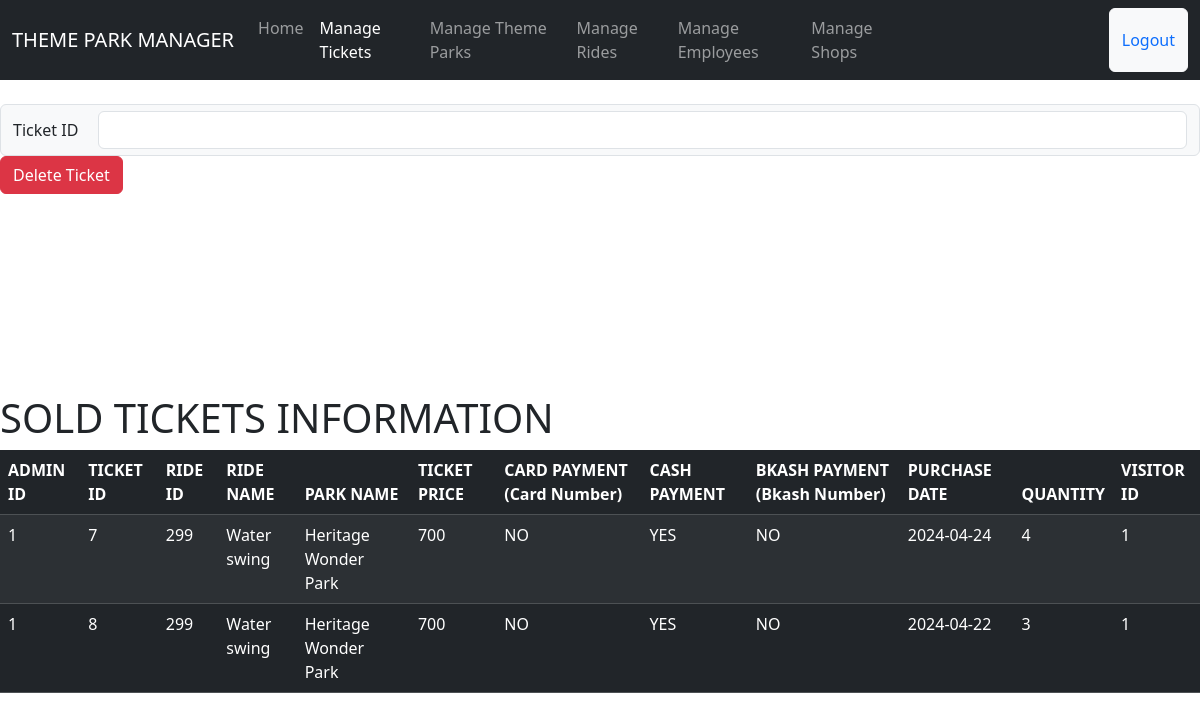
Screenshot of /ticket_admin.php with the database file from the repository.
### tables this page shows
CREATE TABLE `ride_tickets_visitors_book` (
  `ticket_id` int(11) NOT NULL,
  `ride_id` int(11) NOT NULL,
  `card` varchar(10) NOT NULL,
  `cash` varchar(11) NOT NULL,
  `bkash` varchar(11) NOT NULL,
  `date` date NOT NULL,
  `quantity` int(11) NOT NULL,
  `visitor_id` int(11) NOT NULL
);

CREATE TABLE `rides_admin` (
  `ride_id` int(11) NOT NULL,
  `ride_name` varchar(100) NOT NULL,
  `maintenance_cost` int(11) NOT NULL,
  `age_limit` text NOT NULL,
  `park_name` varchar(100) NOT NULL,
  `ticket_price` int(11) NOT NULL,
  `image_url` text NOT NULL,
  `admin_id` int(11) NOT NULL
);

### ticket_admin.php (the view, shortened to what this page needs)
<!doctype html>
<html lang="en">
  <head>
    <link href="https://cdn.jsdelivr.net/npm/bootstrap@5.3.3/dist/css/bootstrap.min.css" rel="stylesheet">
  </head>
  <body>
  <nav class="navbar navbar-expand-lg navbar-dark bg-dark">
    <div class="container-fluid">
      <a class="navbar-brand" href="home_page_admin.php">THEME PARK MANAGER</a>
      <div class="collapse navbar-collapse" id="navbarNavAltMarkup">
        <div class="navbar-nav center">
          <a class="nav-link" href="home_page_admin.php">Home</a>
          <a class="nav-link active" aria-current="page" href="ticket_admin.php">Manage Tickets</a>
          <a class="nav-link" href="theme_park_admin.php">Manage Theme Parks</a>
          <a class="nav-link" href="rides_admin.php">Manage Rides</a>
          <a class="nav-link" href="employees.php">Manage Employees</a>
          <a class="nav-link" href="shop_admin.php">Manage Shops</a>
          <button type="button" class="btn btn-light" style="margin-left: 200px"><a href="login.php" style="text-decoration:none;">Logout</a></button>
        </div>
      </div>
    </div>
  </nav>
<br>
<div class="row mb-3" >
  <form method= "POST">
    <span class="input-group-text" id="inputGroup-sizing-default">Ticket ID
    <input type="number" name= "t_id" class="form-control" aria-label="Sizing example input" aria-describedby="inputGroup-sizing-default">
    </span>
    <button type="submit" name="del" class="btn btn-danger">Delete Ticket</button>
  </form>
</div>
<section class = 'Heading'>
<h1>SOLD TICKETS INFORMATION</h1>
<table class="table table-dark table-striped">
  <thead class="thead-dark">
    <tr>
      <th scope="col">ADMIN ID</th>
      <th scope="col">TICKET ID</th>
      <th scope="col">RIDE ID</th>
      <th scope="col">RIDE NAME</th>
      <th scope="col">PARK NAME</th>
      <th scope="col">TICKET PRICE</th>
      <th scope="col">CARD PAYMENT (Card Number)</th>
      <th scope="col">CASH PAYMENT</th>
      <th scope="col">BKASH PAYMENT (Bkash Number)</th>
      <th scope="col">PURCHASE DATE</th>
      <th scope="col">QUANTITY</th>
      <th scope="col">VISITOR ID</th>
    </tr>
  </thead>
  <tbody>
      <?php
            require_once('dbconnect.php');
            $query = "SELECT a.admin_id, v.ticket_id, v.ride_id, a.ride_name, a.park_name,a.ticket_price, v.card, v.cash, v.bkash,v.date, v.quantity, v.visitor_id FROM ride_tickets_visitors_book v, rides_admin a where v.ride_id = a.ride_id";
            $result=mysqli_query($conn,$query);
        if (mysqli_num_rows($result)>0) {
            while ($row=mysqli_fetch_array($result)) {
    ?>
    <tr>
      <td><?php echo $row[0];?></td>
      <td><?php echo $row[1];?></td>
      <td><?php echo $row[2];?></td>
      <td><?php echo $row[3];?></td>
      <td><?php echo $row[4];?></td>
      <td><?php echo $row[5];?></td>
      <td><?php echo $row[6];?></td>
      <td><?php echo $row[7];?></td>
      <td><?php echo $row[8];?></td>
      <td><?php echo $row[9];?></td>
      <td><?php echo $row[10];?></td>
      <td><?php echo $row[11];?></td>
    <?php
            }
    }
    ?>
    </tr>
  </tbody>
</table>
</section>
  </body>
</html>

### ticket_admin.php (style rules this page uses)
.navbar-expand-lg .navbar-collapse { display: flex!important; justify-content: space-around; flex-basis: auto; }
body { background-image: url(../myProject/img/tick.jpg); padding-bottom: 200px; }
.Heading { margin-top : 200px }
.form-control { margin-left : 20px }

### rows the page displays
ride_tickets_visitors_book: ride.admin_id "1", ticket_id "7", ride "299", ride.ride_name "Water swing", ride.park_name "Heritage Wonder Park", ride.ticket_price "700", card "NO", cash "YES", bkash "NO", date "2024-04-24", quantity "4", visitor "1"
ride_tickets_visitors_book: ride.admin_id "1", ticket_id "8", ride "299", ride.ride_name "Water swing", ride.park_name "Heritage Wonder Park", ride.ticket_price "700", card "NO", cash "YES", bkash "NO", date "2024-04-22", quantity "3", visitor "1"
